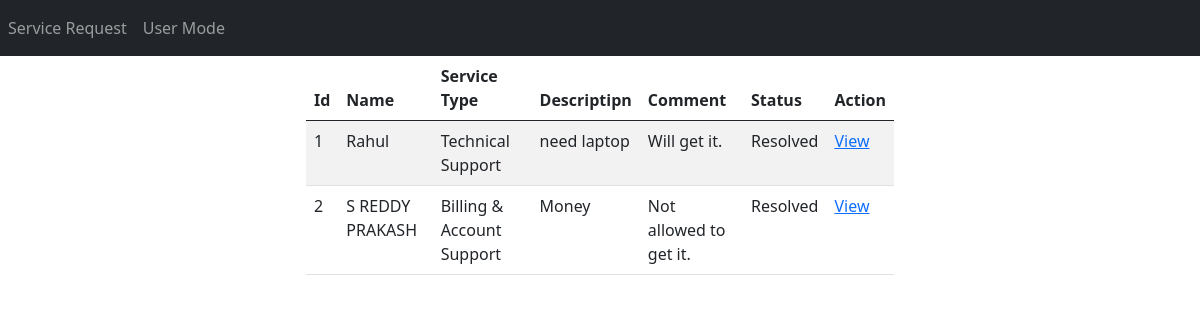
The page /cs on the database its author committed.
### service_request/models.py (models this page shows, shortened)
class Service(models.Model):
    id = models.AutoField(primary_key=True)
    name = models.CharField(max_length=100)
    srtype = [('Technical Support', 'Technical Support'), ('Billing & Account Support', 'Billing & Account Support'), ('Product/Service Request', 'Product/Service Request'), ('General Queries', 'General Queries')]
    stype = models.CharField(max_length=100, choices=srtype)
    description = models.TextField()
    image = models.ImageField(upload_to='request/')
    st = [('In Progress', 'In Progress'), ('Resolved', 'Resolved'), ('Not Resolved', 'Not Resolved')]
    status = models.CharField(max_length=100, choices=st, default='In Progress')
    comment = models.CharField(max_length=100, default='No Comments')

### service_request/views.py (the view)
# urls.py: path('cs', views.cs, name='cs'),
def cs(request):
    ssr = Service.objects.all()
    return render(request, 'usersup.html', {'sr':ssr})

### service_request/templates/usersup.html (shortened to what this page needs)
<!DOCTYPE html>
<html lang="en">
<head>
    <link rel="stylesheet" href="https://cdnjs.cloudflare.com/ajax/libs/twitter-bootstrap/5.3.0/css/bootstrap.min.css">
  <link rel="stylesheet" href="https://cdn.datatables.net/2.2.2/css/dataTables.bootstrap5.css">
  <link href="https://cdn.jsdelivr.net/npm/bootstrap@5.0.2/dist/css/bootstrap.min.css" rel="stylesheet"
>
</head>
<body>
    <nav class="navbar navbar-expand-lg navbar-dark bg-dark">
        <div class="collapse navbar-collapse" id="navbarNav">
          <ul class="navbar-nav">
            <li class="nav-item active">
              <a class="nav-link" href="{% url 'cs' %}">Service Request </a>
            </li>
            <li class="nav-item active">
              <a class="nav-link" href="{% url 'sr' %}">User Mode</a>
            </li>
          </ul>
        </div>
      </nav>
    <div class="row">
        <div class="col-md-3"></div>
        <div class="col-md-6">
            <table id="example" class="table table-striped" style="width:100%">
                <thead>
                    <tr>
                        <th>Id</th>
                        <th>Name</th>
                        <th>Service Type</th>
                        <th>Descriptipn</th>
                        <th>Comment</th>
                        <th>Status</th>
                        <th>Action</th>
                    </tr>
                </thead>
                <tbody>
                    {% for s in sr %}
                    <tr>
                        <td>{{s.id}}</td>
                        <td>{{s.name}}</td>
                        <td>{{s.stype}}</td>
                        <td>{{s.description}}</td>
                        <td>{{s.comment}}</td>
                        <td>{{s.status}}</td>
                        <td><a href="{% url 'dt' s.id %}">View</a></td>
                    </tr>
                    {% endfor %}
                </tbody>
            </table>
        </div>
    </div>
</body>
</html>

### rows shown on the page
Service: id "1", name "Rahul", stype "Technical Support", description "need laptop", comment "Will get it.", status "Resolved"
Service: id "2", name "S REDDY PRAKASH", stype "Billing & Account Support", description "Money", comment "Not allowed to get it.", status "Resolved"
